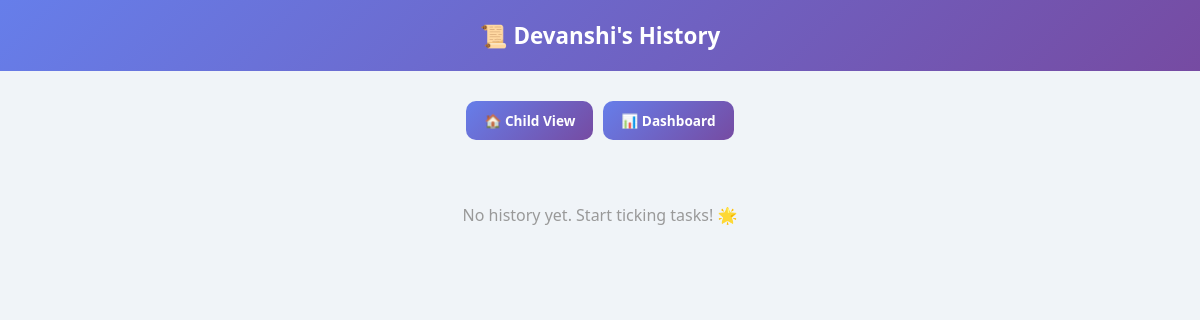
The app's page /history?pin=1234, older data.
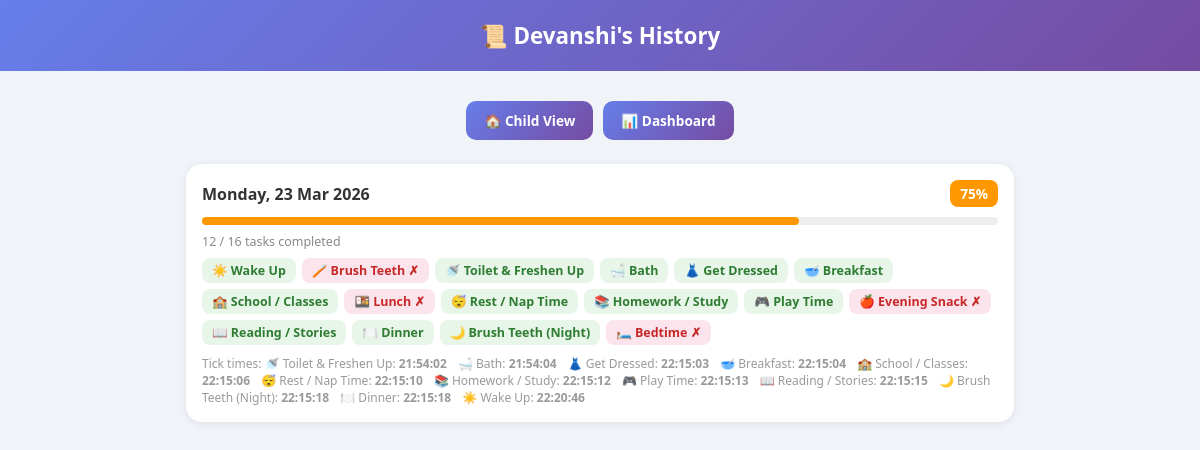
The same page, newer data.
### tables this page shows
CREATE TABLE ticks (
                id         INTEGER PRIMARY KEY AUTOINCREMENT,
                date       TEXT NOT NULL,          -- YYYY-MM-DD in IST
                task_id    TEXT NOT NULL,
                ticked_at  TEXT NOT NULL,          -- ISO datetime in IST
                UNIQUE(date, task_id)
            );

### app.py (the view)
@app.route("/history")
def history():
    pin = request.args.get("pin", "")
    if pin != PARENT_PIN:
        return redirect(url_for("parent"))
    with sqlite3.connect(DB_PATH) as conn:
        conn.row_factory = sqlite3.Row
        rows = conn.execute(
            """SELECT t.date, t.task_id, t.ticked_at
               FROM ticks t ORDER BY t.date DESC, t.ticked_at ASC LIMIT 500"""
        ).fetchall()
    by_date = {}
    for r in rows:
        d = r["date"]
        if d not in by_date:
            by_date[d] = []
        by_date[d].append({"task_id": r["task_id"], "ticked_at": r["ticked_at"]})
    task_label = {t["id"]: f'{t["emoji"]} {t["label"]}' for t in ROUTINE}
    total      = len(ROUTINE)
    history_list = []
    for d in sorted(by_date.keys(), reverse=True):
        ticks = by_date[d]
        dt    = datetime.strptime(d, "%Y-%m-%d")
        history_list.append({
            "date":      d,
            "label":     dt.strftime("%A, %d %b %Y"),
            "ticks":     ticks,
            "count":     len(ticks),
            "total":     total,
            "pct":       round(len(ticks) / total * 100),
        })
    return render_template("history.html",
        child_name=CHILD_NAME,
        history=history_list,
        task_label=task_label,
        pin=pin,
    )

### templates/history.html (shortened to what this page needs)
<!DOCTYPE html>
<html lang="en">
<head>
</head>
<body>
<div class="topbar">
  <h1>📜 {{ child_name }}'s History</h1>
</div>
<div class="container">
  <div class="nav-links" style="margin-top:14px;">
    <a href="/" class="nav-btn">🏠 Child View</a>
    <a href="/parent?pin={{ pin }}" class="nav-btn">📊 Dashboard</a>
  </div>
  {% if not history %}
  <div class="empty">No history yet. Start ticking tasks! 🌟</div>
  {% endif %}
  {% for day in history %}
  {% set color = '#4CAF50' if day.pct == 100 else '#FF9800' if day.pct >= 50 else '#f44336' %}
  <div class="day-card">
    <div class="day-header">
      <div class="day-label">{{ day.label }}</div>
      <div class="day-pct" style="background:{{ color }}">{{ day.pct }}%</div>
    </div>
    <div class="progress-mini">
      <div class="progress-mini-fill" style="width:{{ day.pct }}%;background:{{ color }};"></div>
    </div>
    <div style="font-size:.78em;color:#888;margin-bottom:8px;">
      {{ day.count }} / {{ day.total }} tasks completed
    </div>
    <div class="task-chips">
      {% set done_ids = day.ticks | map(attribute='task_id') | list %}
      {% for task_id, label in task_label.items() %}
        {% if task_id in done_ids %}
        <span class="chip chip-done">{{ label }}</span>
        {% else %}
        <span class="chip chip-missed">{{ label }} ✗</span>
        {% endif %}
      {% endfor %}
    </div>
    {% if day.ticks %}
    <div style="margin-top:10px;font-size:.75em;color:#999;">
      Tick times:
      {% for t in day.ticks %}
        <span style="margin-right:8px;">{{ task_label.get(t.task_id, t.task_id) }}: <strong>{{ t.ticked_at.split(' ')[1] if ' ' in t.ticked_at else t.ticked_at }}</strong></span>
      {% endfor %}
    </div>
    {% endif %}
  </div>
  {% endfor %}
</div>
</body>
</html>

### templates/history.html (style rules this page uses)
* { box-sizing:border-box; margin:0; padding:0; }
body { font-family:'Segoe UI',sans-serif; background:#f0f4f8; }
.topbar { background:linear-gradient(135deg,#667eea,#764ba2); color:white; padding:20px; text-align:center; }
.topbar h1 { font-size:1.4em; }
.container { max-width:860px; margin:0 auto; padding:16px; }
.day-card { background:white; border-radius:16px; padding:16px; margin-bottom:12px; box-shadow:0 2px 8px rgba(0,0,0,.08); }
.day-header { display:flex; align-items:center; justify-content:space-between; margin-bottom:10px; }
.day-label { font-weight:700; font-size:1em; color:#333; }
.day-pct { font-size:.85em; font-weight:700; padding:4px 10px; border-radius:8px; color:white; }
.task-chips { display:flex; flex-wrap:wrap; gap:6px; }
.chip { padding:4px 10px; border-radius:8px; font-size:.78em; font-weight:600; }
.chip-done { background:#e8f5e9; color:#2e7d32; }
.chip-missed { background:#fce4ec; color:#c62828; }
.progress-mini { height:8px; background:#eee; border-radius:4px; margin:8px 0; }
.progress-mini-fill { height:100%; border-radius:4px; }
.nav-links { display:flex; gap:10px; justify-content:center; flex-wrap:wrap; margin:10px 0 24px; }
.nav-btn { padding:10px 18px; background:linear-gradient(135deg,#667eea,#764ba2); color:white; text-decoration:none; border-radius:10px; font-size:.85em; font-weight:600; }

Row changes from the older to the newer data that the page shows:
added ticks: label "Monday, 23 Mar 2026", pct "75", count "12", total "16", task_label "☀️ Wake Up" "🚿 Toilet & Freshen Up" "🛁 Bath" "👗 Get Dressed" "🥣 Breakfast" "🏫 School / Classes" "😴 Rest / Nap Time" "📚 Homework / Study" "🎮 Play Time" "📖 Reading / Stories" "🍽️ Dinner" "🌙 Brush Teeth (Night)", task_label "🪥 Brush Teeth" "🍱 Lunch" "🍎 Evening Snack" "🛏️ Bedtime", get "🚿 Toilet & Freshen Up", ticked_at "21:54:02"
added ticks: get "🛁 Bath", ticked_at "21:54:04", shown under "Monday, 23 Mar 2026"
added ticks: get "👗 Get Dressed", ticked_at "22:15:03", shown under "Monday, 23 Mar 2026"
added ticks: get "🥣 Breakfast", ticked_at "22:15:04", shown under "Monday, 23 Mar 2026"
added ticks: get "🏫 School / Classes", ticked_at "22:15:06", shown under "Monday, 23 Mar 2026"
added ticks: get "😴 Rest / Nap Time", ticked_at "22:15:10", shown under "Monday, 23 Mar 2026"
added ticks: get "📚 Homework / Study", ticked_at "22:15:12", shown under "Monday, 23 Mar 2026"
added ticks: get "🎮 Play Time", ticked_at "22:15:13", shown under "Monday, 23 Mar 2026"
added ticks: get "📖 Reading / Stories", ticked_at "22:15:15", shown under "Monday, 23 Mar 2026"
added ticks: get "🌙 Brush Teeth (Night)", ticked_at "22:15:18", shown under "Monday, 23 Mar 2026"
added ticks: get "🍽️ Dinner", ticked_at "22:15:18", shown under "Monday, 23 Mar 2026"
added ticks: get "☀️ Wake Up", ticked_at "22:20:46", shown under "Monday, 23 Mar 2026"
Text that changed along with them:
text no longer shown: "No history yet. Start ticking tasks! 🌟"
